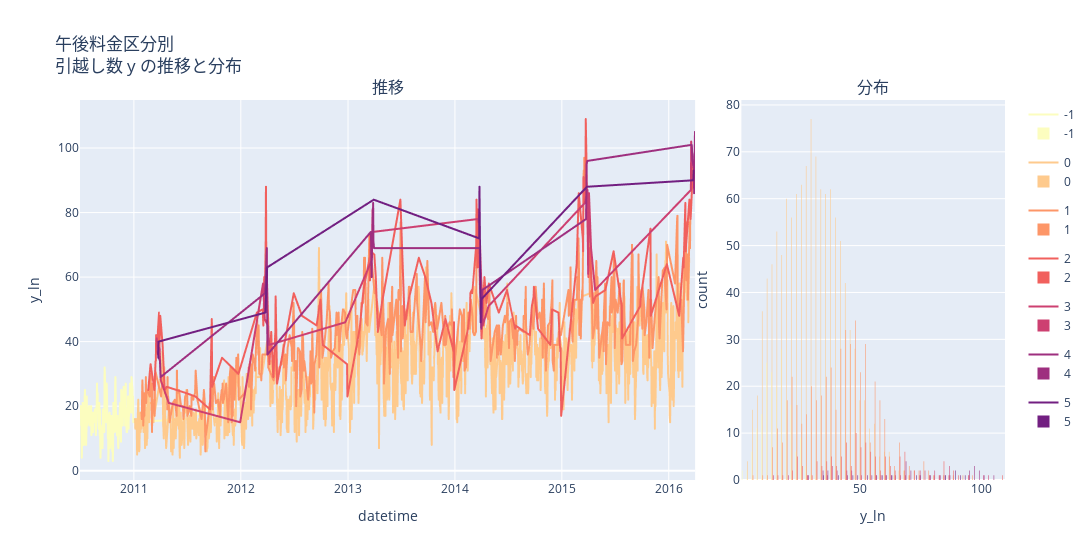

Write notebook code for a chart like this one.
### Markdown cell above
## 午後

### Code cell
graph_color = px.colors.sequential.Magma_r
# https://oeconomicus.jp/2021/07/plotly-color-scale/

# pandas にしてカテゴリ順を明示（数値をソート）
df = train.to_pandas()
cats = sorted(df["price_pm"].unique().tolist())

# カラー列もカテゴリ数に合わせる
colors = graph_color[:len(cats)]

fig_time = px.line(
    df,
    x="datetime",
    y="y",
    color="price_pm",
    category_orders={"price_pm": cats},
    color_discrete_sequence=colors,
)

fig_hist = px.histogram(
    df,
    x="y",
    color="price_pm",
    category_orders={"price_pm": cats},
    color_discrete_sequence=colors,
)

from plotly.subplots import make_subplots

fig = make_subplots(
    rows=1, cols=2,
    horizontal_spacing=0.05,
    subplot_titles=("推移", "分布"),
    column_widths=[0.7, 0.3]
)

# 時系列のトレースを追加
for trace in fig_time.data:
    fig.add_trace(trace, row=1, col=1)

# ヒストグラムのトレースを追加
for trace in fig_hist.data:
    # trace.update(showlegend=False)
    fig.add_trace(trace, row=1, col=2)

fig.update_xaxes(title_text="datetime", row=1, col=1)
fig.update_yaxes(title_text="y", row=1, col=1)
fig.update_xaxes(title_text="y", row=1, col=2)
fig.update_yaxes(title_text="count", row=1, col=2)

fig.update_layout(
    width=1500,
    title_text="午後料金区分別<br>引越し数 y の推移と分布",
    showlegend=True
)

del df

fig.show()

### Figure 1 — Plotly figure (JSON) as saved in the notebook; plotly's stock layout.template omitted (floating-point values rounded to 4 significant figures; data arrays with more than 128 entries replaced by an {"elided": "..."} marker saying what was removed)
{"data": [{"hovertemplate": "price_pm=-1<br>datetime=%{x}<br>y_ln=%{y}<extra></extra>", "legendgroup": "-1", "line": {"color": "#fcfdbf", "dash": "solid"}, "marker": {"symbol": "circle"}, "mode": "lines", "name": "-1", "showlegend": true, "type": "scattergl", "x": {"elided": "184 str values"}, "xaxis": "x", "y": {"elided": "184 int values"}, "yaxis": "y"}, {"hovertemplate": "price_pm=0<br>datetime=%{x}<br>y_ln=%{y}<extra></extra>", "legendgroup": "0", "line": {"color": "#feca8d", "dash": "solid"}, "marker": {"symbol": "circle"}, "mode": "lines", "name": "0", "showlegend": true, "type": "scattergl", "x": {"elided": "1190 str values"}, "xaxis": "x", "y": {"elided": "1190 int values"}, "yaxis": "y"}, {"hovertemplate": "price_pm=1<br>datetime=%{x}<br>y_ln=%{y}<extra></extra>", "legendgroup": "1", "line": {"color": "#fd9668", "dash": "solid"}, "marker": {"symbol": "circle"}, "mode": "lines", "name": "1", "showlegend": true, "type": "scattergl", "x": {"elided": "496 str values"}, "xaxis": "x", "y": {"elided": "496 int values"}, "yaxis": "y"}, {"hovertemplate": "price_pm=2<br>datetime=%{x}<br>y_ln=%{y}<extra></extra>", "legendgroup": "2", "line": {"color": "#f1605d", "dash": "solid"}, "marker": {"symbol": "circle"}, "mode": "lines", "name": "2", "showlegend": true, "type": "scattergl", "x": ["2011-02-19T00:00:00.000", "2011-02-26T00:00:00.000", "2011-02-27T00:00:00.000", "2011-03-12T00:00:00.000", "2011-03-16T00:00:00.000", "2011-03-17T00:00:00.000", "2011-03-18T00:00:00.000", "2011-03-21T00:00:00.000", "2011-03-28T00:00:00.000", "2011-03-29T00:00:00.000", "2011-04-01T00:00:00.000", "2011-04-09T00:00:00.000", "2011-04-16T00:00:00.000", "2011-04-23T00:00:00.000", "2011-06-30T00:00:00.000", "2011-07-30T00:00:00.000", "2011-09-18T00:00:00.000", "2011-09-24T00:00:00.000", "2011-09-25T00:00:00.000", "2011-10-29T00:00:00.000", "2011-12-24T00:00:00.000", "2012-02-25T00:00:00.000", "2012-03-16T00:00:00.000", "2012-03-18T00:00:00.000", "2012-03-19T00:00:00.000", "2012-03-20T00:00:00.000", "2012-03-21T00:00:00.000", "2012-03-22T00:00:00.000", "2012-03-26T00:00:00.000", "2012-03-27T00:00:00.000", "2012-03-28T00:00:00.000", "2012-03-29T00:00:00.000", "2012-04-08T00:00:00.000", "2012-04-14T00:00:00.000", "2012-04-15T00:00:00.000", "2012-04-21T00:00:00.000", "2012-04-28T00:00:00.000", "2012-04-29T00:00:00.000", "2012-05-04T00:00:00.000", "2012-06-30T00:00:00.000", "2012-07-28T00:00:00.000", "2012-09-16T00:00:00.000", "2012-09-29T00:00:00.000", "2012-09-30T00:00:00.000", "2012-10-07T00:00:00.000", "2012-12-29T00:00:00.000", "2012-12-30T00:00:00.000", "2013-02-10T00:00:00.000", "2013-02-23T00:00:00.000", "2013-03-16T00:00:00.000", "2013-03-17T00:00:00.000", "2013-03-18T00:00:00.000", "2013-03-19T00:00:00.000", "2013-04-01T00:00:00.000", "2013-04-06T00:00:00.000", "2013-04-13T00:00:00.000", "2013-04-27T00:00:00.000", "2013-06-29T00:00:00.000", "2013-07-14T00:00:00.000", "2013-07-27T00:00:00.000", "2013-08-31T00:00:00.000", "2013-09-22T00:00:00.000", "2013-10-13T00:00:00.000", "2013-11-03T00:00:00.000", "2013-11-30T00:00:00.000", "2013-12-28T00:00:00.000", "2013-12-29T00:00:00.000", "2013-12-30T00:00:00.000", "2014-02-15T00:00:00.000", "2014-02-22T00:00:00.000", "2014-02-23T00:00:00.000", "2014-02-28T00:00:00.000", "2014-03-01T00:00:00.000", "2014-03-15T00:00:00.000", "2014-03-16T00:00:00.000", "2014-03-19T00:00:00.000", "2014-03-20T00:00:00.000", "2014-04-02T00:00:00.000", "2014-04-12T00:00:00.000", "2014-04-19T00:00:00.000", "2014-04-27T00:00:00.000", "2014-05-31T00:00:00.000", "2014-06-28T00:00:00.000", "2014-07-26T00:00:00.000", "2014-07-27T00:00:00.000", "2014-09-14T00:00:00.000", "2014-09-21T00:00:00.000", "2014-09-27T00:00:00.000", "2014-09-28T00:00:00.000", "2014-10-12T00:00:00.000", "2014-11-23T00:00:00.000", "2014-11-29T00:00:00.000", "2014-12-21T00:00:00.000", "2014-12-27T00:00:00.000", "2014-12-28T00:00:00.000", "2014-12-30T00:00:00.000", "2015-02-21T00:00:00.000", "2015-02-28T00:00:00.000", "2015-03-14T00:00:00.000", "2015-03-15T00:00:00.000", "2015-03-16T00:00:00.000", "2015-03-22T00:00:00.000", "2015-03-23T00:00:00.000", "2015-03-24T00:00:00.000", "2015-04-02T00:00:00.000", "2015-04-05T00:00:00.000", "2015-04-18T00:00:00.000", "2015-04-26T00:00:00.000", "2015-05-30T00:00:00.000", "2015-06-27T00:00:00.000", "2015-07-25T00:00:00.000", "2015-07-26T00:00:00.000", "2015-09-26T00:00:00.000", "2015-09-27T00:00:00.000", "2015-10-31T00:00:00.000", "2015-11-01T00:00:00.000", "2015-12-26T00:00:00.000", "2016-02-06T00:00:00.000", "2016-02-20T00:00:00.000", "2016-02-21T00:00:00.000", "2016-02-27T00:00:00.000", "2016-02-28T00:00:00.000", "2016-03-12T00:00:00.000", "2016-03-16T00:00:00.000", "2016-03-24T00:00:00.000"], "xaxis": "x", "y": [25, 32, 33, 25, 34, 34, 42, 39, 49, 37, 48, 39, 25, 26, 24, 23, 19, 47, 26, 35, 30, 49, 50, 45, 48, 51, 60, 49, 69, 88, 66, 63, 33, 43, 40, 29, 43, 54, 27, 55, 48, 45, 53, 52, 39, 33, 23, 44, 56, 66, 59, 73, 68, 67, 60, 43, 52, 84, 45, 53, 66, 60, 52, 37, 47, 37, 46, 25, 44, 50, 55, 56, 55, 70, 84, 63, 81, 41, 60, 52, 58, 49, 56, 44, 45, 42, 51, 54, 57, 44, 39, 50, 49, 37, 38, 17, 64, 86, 72, 68, 91, 84, 88, 109, 60, 69, 52, 54, 56, 68, 51, 41, 51, 53, 75, 48, 64, 48, 66, 63, 83, 68, 84, 78, 94], "yaxis": "y"}, {"hovertemplate": "price_pm=3<br>datetime=%{x}<br>y_ln=%{y}<extra></extra>", "legendgroup": "3", "line": {"color": "#cd4071", "dash": "solid"}, "marker": {"symbol": "circle"}, "mode": "lines", "name": "3", "showlegend": true, "type": "scattergl", "x": ["2011-03-19T00:00:00.000", "2011-03-20T00:00:00.000", "2011-03-22T00:00:00.000", "2011-03-24T00:00:00.000", "2011-03-30T00:00:00.000", "2011-04-03T00:00:00.000", "2011-04-30T00:00:00.000", "2011-12-30T00:00:00.000", "2012-03-17T00:00:00.000", "2012-03-23T00:00:00.000", "2012-04-02T00:00:00.000", "2012-04-07T00:00:00.000", "2012-12-23T00:00:00.000", "2013-03-22T00:00:00.000", "2013-03-24T00:00:00.000", "2013-03-25T00:00:00.000", "2013-03-26T00:00:00.000", "2013-03-27T00:00:00.000", "2014-03-21T00:00:00.000", "2014-03-23T00:00:00.000", "2014-03-24T00:00:00.000", "2014-04-06T00:00:00.000", "2014-04-26T00:00:00.000", "2015-03-21T00:00:00.000", "2015-03-30T00:00:00.000", "2015-03-31T00:00:00.000", "2015-04-01T00:00:00.000", "2015-04-04T00:00:00.000", "2015-04-11T00:00:00.000", "2015-04-25T00:00:00.000", "2016-03-17T00:00:00.000", "2016-03-18T00:00:00.000", "2016-03-19T00:00:00.000", "2016-03-21T00:00:00.000"], "xaxis": "x", "y": [40, 41, 39, 36, 38, 28, 21, 15, 58, 47, 45, 39, 46, 65, 66, 76, 81, 74, 78, 77, 81, 45, 51, 83, 87, 75, 61, 86, 69, 56, 87, 102, 94, 100], "yaxis": "y"}, {"hovertemplate": "price_pm=4<br>datetime=%{x}<br>y_ln=%{y}<extra></extra>", "legendgroup": "4", "line": {"color": "#9e2f7f", "dash": "solid"}, "marker": {"symbol": "circle"}, "mode": "lines", "name": "4", "showlegend": true, "type": "scattergl", "x": ["2011-03-23T00:00:00.000", "2011-03-27T00:00:00.000", "2011-03-31T00:00:00.000", "2011-04-02T00:00:00.000", "2012-03-24T00:00:00.000", "2012-03-30T00:00:00.000", "2012-04-01T00:00:00.000", "2013-03-20T00:00:00.000", "2013-03-21T00:00:00.000", "2013-03-23T00:00:00.000", "2013-03-28T00:00:00.000", "2013-03-29T00:00:00.000", "2013-03-31T00:00:00.000", "2014-03-22T00:00:00.000", "2014-03-27T00:00:00.000", "2014-03-28T00:00:00.000", "2014-04-01T00:00:00.000", "2014-04-05T00:00:00.000", "2015-03-25T00:00:00.000", "2015-03-26T00:00:00.000", "2015-03-27T00:00:00.000", "2015-03-29T00:00:00.000", "2016-03-20T00:00:00.000", "2016-03-22T00:00:00.000", "2016-03-23T00:00:00.000", "2016-03-27T00:00:00.000", "2016-03-28T00:00:00.000", "2016-03-29T00:00:00.000", "2016-03-30T00:00:00.000", "2016-03-31T00:00:00.000"], "xaxis": "x", "y": [37, 35, 34, 29, 55, 69, 36, 74, 71, 60, 83, 71, 69, 69, 69, 62, 44, 56, 78, 85, 95, 96, 101, 96, 96, 94, 86, 98, 99, 105], "yaxis": "y"}, {"hovertemplate": "price_pm=5<br>datetime=%{x}<br>y_ln=%{y}<extra></extra>", "legendgroup": "5", "line": {"color": "#721f81", "dash": "solid"}, "marker": {"symbol": "circle"}, "mode": "lines", "name": "5", "showlegend": true, "type": "scattergl", "x": ["2011-03-25T00:00:00.000", "2011-03-26T00:00:00.000", "2012-03-25T00:00:00.000", "2012-03-31T00:00:00.000", "2013-03-30T00:00:00.000", "2014-03-25T00:00:00.000", "2014-03-26T00:00:00.000", "2014-03-29T00:00:00.000", "2014-03-30T00:00:00.000", "2014-03-31T00:00:00.000", "2015-03-28T00:00:00.000", "2016-03-25T00:00:00.000", "2016-03-26T00:00:00.000"], "xaxis": "x", "y": [35, 40, 49, 63, 84, 72, 88, 58, 46, 53, 88, 90, 93], "yaxis": "y"}, {"bingroup": "x", "hovertemplate": "price_pm=-1<br>y_ln=%{x}<br>count=%{y}<extra></extra>", "legendgroup": "-1", "marker": {"color": "#fcfdbf", "pattern": {"shape": ""}}, "name": "-1", "orientation": "v", "showlegend": true, "type": "histogram", "x": {"elided": "184 int values"}, "xaxis": "x2", "yaxis": "y2"}, {"bingroup": "x", "hovertemplate": "price_pm=0<br>y_ln=%{x}<br>count=%{y}<extra></extra>", "legendgroup": "0", "marker": {"color": "#feca8d", "pattern": {"shape": ""}}, "name": "0", "orientation": "v", "showlegend": true, "type": "histogram", "x": {"elided": "1190 int values"}, "xaxis": "x2", "yaxis": "y2"}, {"bingroup": "x", "hovertemplate": "price_pm=1<br>y_ln=%{x}<br>count=%{y}<extra></extra>", "legendgroup": "1", "marker": {"color": "#fd9668", "pattern": {"shape": ""}}, "name": "1", "orientation": "v", "showlegend": true, "type": "histogram", "x": {"elided": "496 int values"}, "xaxis": "x2", "yaxis": "y2"}, {"bingroup": "x", "hovertemplate": "price_pm=2<br>y_ln=%{x}<br>count=%{y}<extra></extra>", "legendgroup": "2", "marker": {"color": "#f1605d", "pattern": {"shape": ""}}, "name": "2", "orientation": "v", "showlegend": true, "type": "histogram", "x": [25, 32, 33, 25, 34, 34, 42, 39, 49, 37, 48, 39, 25, 26, 24, 23, 19, 47, 26, 35, 30, 49, 50, 45, 48, 51, 60, 49, 69, 88, 66, 63, 33, 43, 40, 29, 43, 54, 27, 55, 48, 45, 53, 52, 39, 33, 23, 44, 56, 66, 59, 73, 68, 67, 60, 43, 52, 84, 45, 53, 66, 60, 52, 37, 47, 37, 46, 25, 44, 50, 55, 56, 55, 70, 84, 63, 81, 41, 60, 52, 58, 49, 56, 44, 45, 42, 51, 54, 57, 44, 39, 50, 49, 37, 38, 17, 64, 86, 72, 68, 91, 84, 88, 109, 60, 69, 52, 54, 56, 68, 51, 41, 51, 53, 75, 48, 64, 48, 66, 63, 83, 68, 84, 78, 94], "xaxis": "x2", "yaxis": "y2"}, {"bingroup": "x", "hovertemplate": "price_pm=3<br>y_ln=%{x}<br>count=%{y}<extra></extra>", "legendgroup": "3", "marker": {"color": "#cd4071", "pattern": {"shape": ""}}, "name": "3", "orientation": "v", "showlegend": true, "type": "histogram", "x": [40, 41, 39, 36, 38, 28, 21, 15, 58, 47, 45, 39, 46, 65, 66, 76, 81, 74, 78, 77, 81, 45, 51, 83, 87, 75, 61, 86, 69, 56, 87, 102, 94, 100], "xaxis": "x2", "yaxis": "y2"}, {"bingroup": "x", "hovertemplate": "price_pm=4<br>y_ln=%{x}<br>count=%{y}<extra></extra>", "legendgroup": "4", "marker": {"color": "#9e2f7f", "pattern": {"shape": ""}}, "name": "4", "orientation": "v", "showlegend": true, "type": "histogram", "x": [37, 35, 34, 29, 55, 69, 36, 74, 71, 60, 83, 71, 69, 69, 69, 62, 44, 56, 78, 85, 95, 96, 101, 96, 96, 94, 86, 98, 99, 105], "xaxis": "x2", "yaxis": "y2"}, {"bingroup": "x", "hovertemplate": "price_pm=5<br>y_ln=%{x}<br>count=%{y}<extra></extra>", "legendgroup": "5", "marker": {"color": "#721f81", "pattern": {"shape": ""}}, "name": "5", "orientation": "v", "showlegend": true, "type": "histogram", "x": [35, 40, 49, 63, 84, 72, 88, 58, 46, 53, 88, 90, 93], "xaxis": "x2", "yaxis": "y2"}], "layout": {"annotations": [{"font": {"size": 16}, "showarrow": false, "text": "推移", "x": 0.3325, "xanchor": "center", "xref": "paper", "y": 1, "yanchor": "bottom", "yref": "paper"}, {"font": {"size": 16}, "showarrow": false, "text": "分布", "x": 0.8575, "xanchor": "center", "xref": "paper", "y": 1, "yanchor": "bottom", "yref": "paper"}], "showlegend": true, "title": {"text": "午後料金区分別<br>引越し数 y の推移と分布"}, "width": 1500, "xaxis": {"anchor": "y", "domain": [0, 0.665], "title": {"text": "datetime"}}, "xaxis2": {"anchor": "y2", "domain": [0.715, 1], "title": {"text": "y_ln"}}, "yaxis": {"anchor": "x", "domain": [0, 1], "title": {"text": "y_ln"}}, "yaxis2": {"anchor": "x2", "domain": [0, 1], "title": {"text": "count"}}}}
